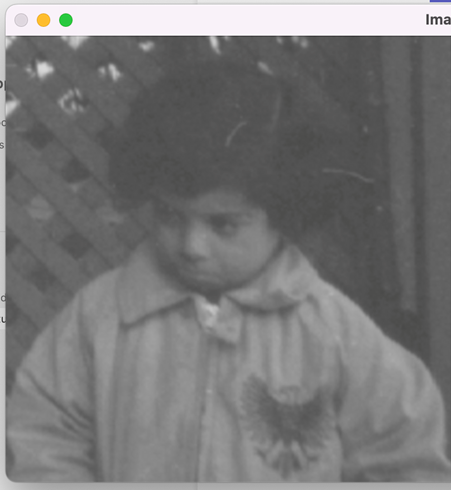
#> input picture Lab_4/Task1n2n5.png, 451 x 490 px, found by its file name
$ python Task2.py
#> lines starting #> are read from the running program, lines starting #| are printed output that depends on the picture
import cv2
import numpy as np

#Method 1: Using LogTransform to increase value of image matrix
def LogTransform(imgMatrix):
    # scaling of image (Log transformation of an image)
    # c = 255/(log (1 + m))
    c = 255/(np.log(1 + np.max(imgMatrix)))
    logTrans = c * np.log(1 + imgMatrix)
    #8bits
    return np.array(logTrans, dtype = np.uint8)

#Using method 2: Using functions to stretch the pixel intensity value
def StretchPixelIntensity(imgMatrix):
     #adjust pixel value over a range (min, max))
    adjustImgmatrix= (((imgMatrix-imgMatrix.min())/(imgMatrix.max()-imgMatrix.min())) * 255)
    return np.array(adjustImgmatrix, dtype = np.uint8)

#Method 3: Using function to adjust pixel intensity value
def AdjustPixelIntensity(imgMatrix, vals):

#> called with vals = -20
    adjustImgmatrix = imgMatrix + vals #max is 255 exceed value restart from 0
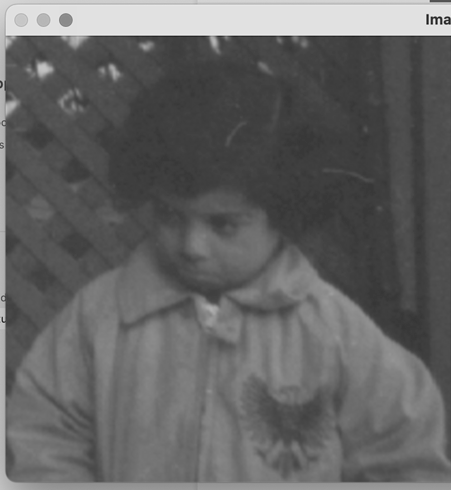
#> adjustImgmatrix: shape (490, 451) int16; min 14, max 235, mean 99.9
    #exceed 255 (kept as 255)
    if vals>=0:
        adjustImgmatrix = [np.where(i < vals, 255, i) for i in adjustImgmatrix]
    elif vals<=0:
        adjustImgmatrix = [np.where(vals < i, 0, i) for i in adjustImgmatrix]
#> adjustImgmatrix = 490 items

    return np.array(adjustImgmatrix, dtype = np.uint8)
#> returned value: shape (490, 451); every value is 0

#read the image (grayscale color - flag 0)
imgMatrix = cv2.imread('D:\APU Stuff\Bachelor of Computer Science (Intelligent Systems) [APD2F2202CS(IS)]\Semester 2\Imaging & Special Effects [CT029-3-2-ISE]\Mine\Labs\Lab_4\Task1n2n5.png',0) # 0 for grayscale.
# [8 lines of commented-out code are left out]
result = AdjustPixelIntensity(imgMatrix,-20) #Anything less than 0 the condition is set back to 0
#cv2.imshow("Original Image",imgMatrix)
#cv2.imshow("Transform Image",result)
concatImage = np.concatenate((imgMatrix, result), axis=1)
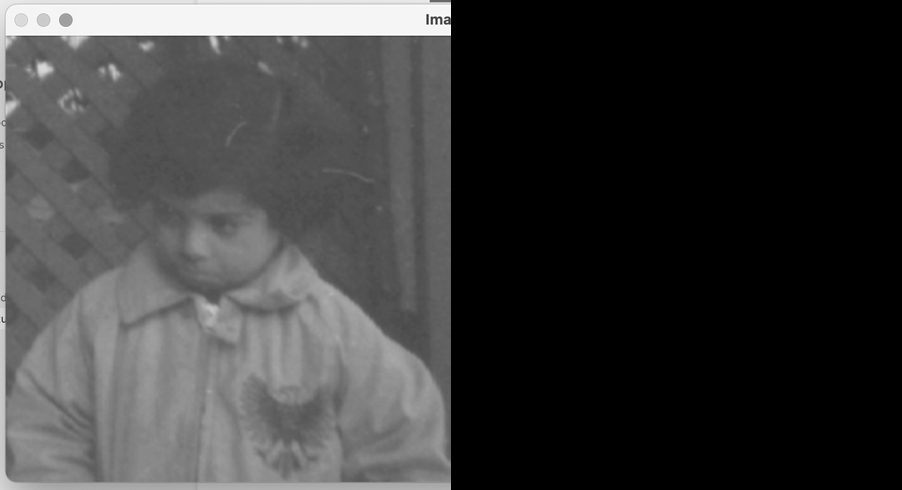
#> concatImage: shape (490, 902); min 0, max 255, mean 59.9
cv2.imshow("Images",concatImage)

#print(result)
cv2.waitKey()
cv2.destroyAllWindows()
